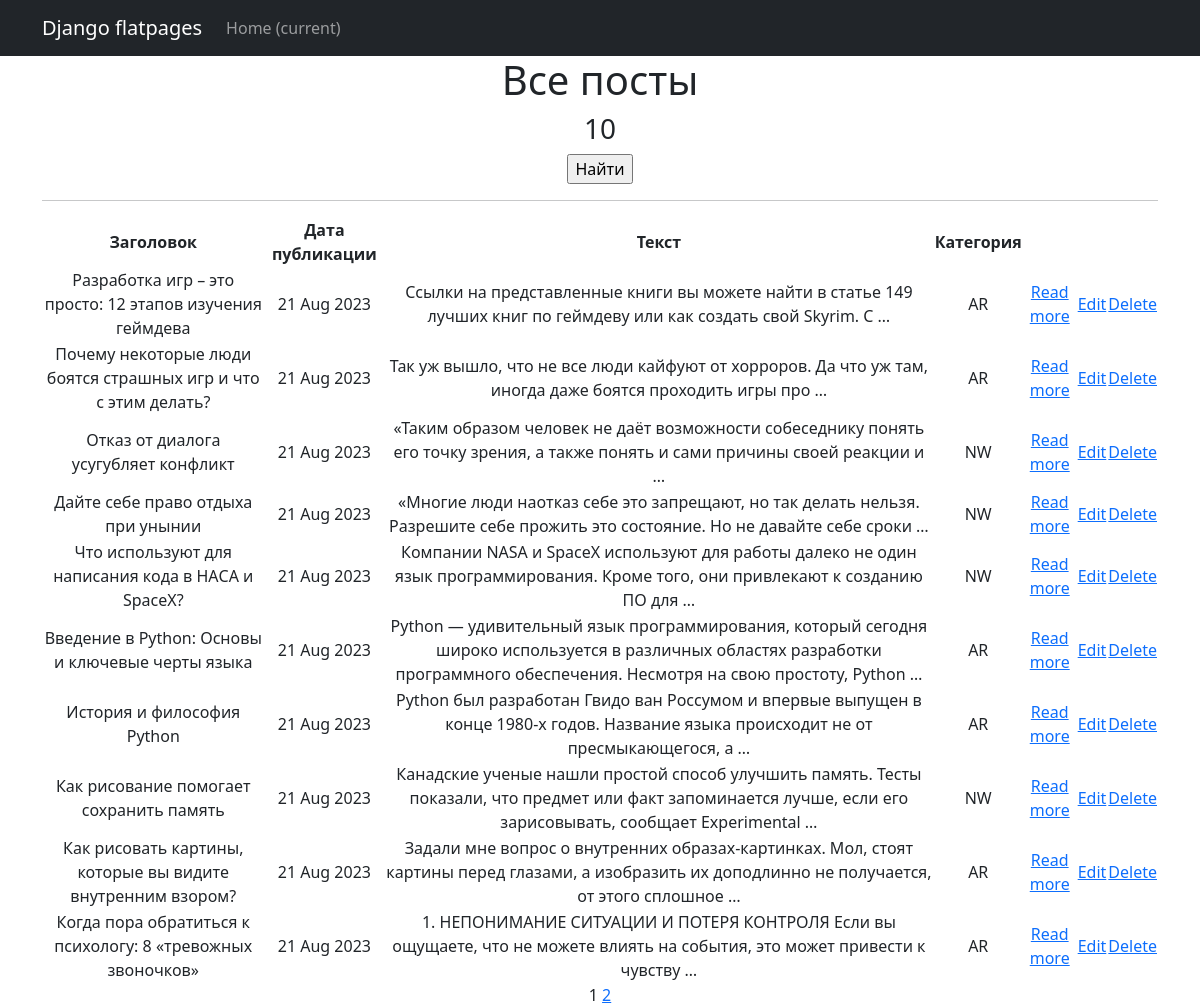
Page /news/ on the committed database.
### newapp/models.py (models this page shows, shortened)
class Post(models.Model):
    author = models.ForeignKey(Author, on_delete=models.CASCADE, null=True)
    NEWS = 'NW'
    ARTICLE = 'AR'
    CATEGORY_CHOICES = (
        (NEWS, 'Новость'),
        (ARTICLE, 'Статья'),
    )
    categoryType = models.CharField(max_length=2, choices=CATEGORY_CHOICES, default=ARTICLE)
    dateCreation = models.DateTimeField(auto_now_add=True)
    create_post = models.DateTimeField(auto_now_add=True)
    postCategory = models.ManyToManyField(Category, through='PostCategory')
    title = models.CharField(max_length=128)
    text = models.TextField()
    rating = models.SmallIntegerField(default=0)

### newapp/views.py (the view)
# urls.py: path('', PostList.as_view()),
class PostList(ListView):
    model = Post
    ordering = 'dateCreation'
    template_name = 'post_list.html'
    context_object_name = 'Posts'
    paginate_by = 10

### newapp/templatetags/custom_filters.py (called while the page is built)
@register.filter()
def censor(sentence):
    text = sentence.split()
    for i, word in enumerate(text):
        print(word)
        if word in bad_words:
            text[i] = word[0] + '***'
    return ' '.join(text)

### newapp/templatetags/custom_tags.py (called while the page is built)
@register.simple_tag(takes_context=True)
def url_replace(context, **kwargs):
   d = context['request'].GET.copy() #нам позволяет скопировать все параметры текущего запроса.
   for k, v in kwargs.items():
       d[k] = v
   return d.urlencode()

### templates/newapp/post_list.html (shortened to what this page needs)
{% extends 'flatpages/default.html' %}
{% load custom_filters %}
{% load custom_tags %}
{% block content %}
   <h1>Все посты</h1>
   <h3>{{ Posts|length }}</h3>
   <form action="" method="get">
        <input type="submit" value="Найти" />
    </form>
    <hr>
    {% if Posts %}
        <table>
            <tr>
                <td> <b>Заголовок</b> </td>
                <td> <b>Дата публикации</b> </td>
                <td> <b>Текст</b> </td>
                <td> <b>Категория</b> </td>
            </tr>
            {% for post in Posts %}
            <tr>
                <td>{{ post.title|censor }}</td>
                <td>{{ post.dateCreation|date:'d M Y' }}</td>
                <td>{{ post.text|censor|truncatewords:20 }}</td>
                <td>{{ post.categoryType }}</td>
                <td><a href="{% url 'post_detail' post.id %}">Read more</a></td>
                {% if post.categoryType == 'NW' %}
                    <td><a href="{% url 'post_edit' post.id %}">Edit</a></td>
                    <td><a href="{% url 'post_delete' post.id %}">Delete</a></td>
                {% else %}
                    <td><a href="{% url 'article_edit' post.id %}">Edit</a></td>
                    <td><a href="{% url 'article_delete' post.id %}">Delete</a></td>
                {% endif %}
            </tr>
            {% endfor %}
        </table>
    {% else %}
        <h2>Постов нет!</h2>
    {% endif %}
   {{ page_obj.number }}
   {% if page_obj.has_next %}
       <a href="?{% url_replace page=page_obj.next_page_number %}">{{ page_obj.next_page_number }}</a>
   {% endif %}
{% endblock content %}

### rows in the picture
Post: title|censor "Разработка игр – это просто: 12 этапов изучения геймдева", dateCreation "21 Aug 2023", text|censor "Ссылки на представленные книги вы можете найти в статье 149 лучших книг по геймдеву или как создать свой Skyrim. С …", categoryType "AR", shows "Edit"
Post: title|censor "Почему некоторые люди боятся страшных игр и что с этим делать?", dateCreation "21 Aug 2023", text|censor "Так уж вышло, что не все люди кайфуют от хорроров. Да что уж там, иногда даже боятся проходить игры про …", categoryType "AR", shows "Edit"
Post: title|censor "Отказ от диалога усугубляет конфликт", dateCreation "21 Aug 2023", text|censor "«Таким образом человек не даёт возможности собеседнику понять его точку зрения, а также понять и сами причины своей реакции и …", categoryType "NW", shows "Edit"
Post: title|censor "Дайте себе право отдыха при унынии", dateCreation "21 Aug 2023", text|censor "«Многие люди наотказ себе это запрещают, но так делать нельзя. Разрешите себе прожить это состояние. Но не давайте себе сроки …", categoryType "NW", shows "Edit"
Post: title|censor "Что используют для написания кода в НАСА и SpaceX?", dateCreation "21 Aug 2023", text|censor "Компании NASA и SpaceX используют для работы далеко не один язык программирования. Кроме того, они привлекают к созданию ПО для …", categoryType "NW", shows "Edit"
Post: title|censor "Введение в Python: Основы и ключевые черты языка", dateCreation "21 Aug 2023", text|censor "Python — удивительный язык программирования, который сегодня широко используется в различных областях разработки программного обеспечения. Несмотря на свою простоту, Python …", categoryType "AR", shows "Edit"
Post: title|censor "История и философия Python", dateCreation "21 Aug 2023", text|censor "Python был разработан Гвидо ван Россумом и впервые выпущен в конце 1980-х годов. Название языка происходит не от пресмыкающегося, а …", categoryType "AR", shows "Edit"
Post: title|censor "Как рисование помогает сохранить память", dateCreation "21 Aug 2023", text|censor "Канадские ученые нашли простой способ улучшить память. Тесты показали, что предмет или факт запоминается лучше, если его зарисовывать, сообщает Experimental …", categoryType "NW", shows "Edit"
Post: title|censor "Как рисовать картины, которые вы видите внутренним взором?", dateCreation "21 Aug 2023", text|censor "Задали мне вопрос о внутренних образах-картинках. Мол, стоят картины перед глазами, а изобразить их доподлинно не получается, от этого сплошное …", categoryType "AR", shows "Edit"
Post: title|censor "Когда пора обратиться к психологу: 8 «тревожных звоночков»", dateCreation "21 Aug 2023", text|censor "1. НЕПОНИМАНИЕ СИТУАЦИИ И ПОТЕРЯ КОНТРОЛЯ Если вы ощущаете, что не можете влиять на события, это может привести к чувству …", categoryType "AR", shows "Edit"

### other values in the picture
{{ Posts|length }} "10"
{{ page_obj.number }} "1"
{{ page_obj.next_page_number }} "2"
